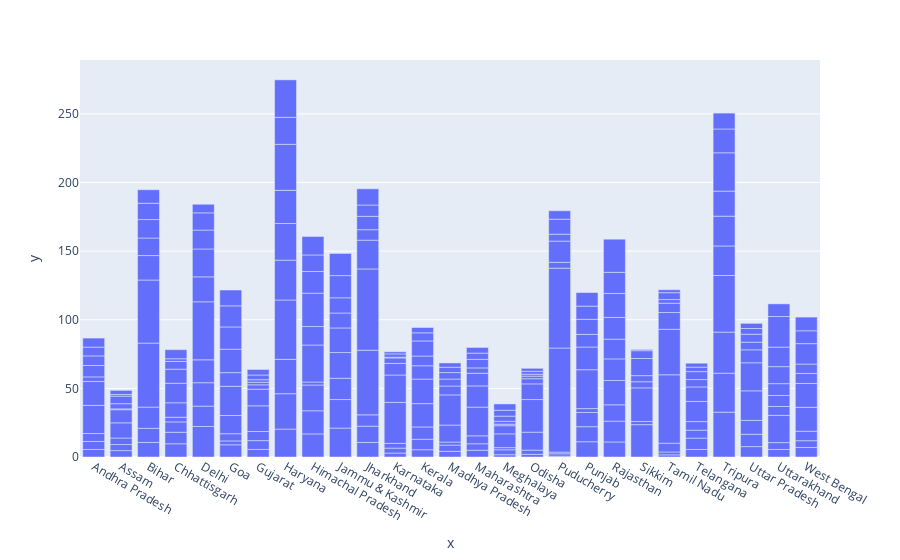

Here is the notebook cell this chart was saved with:
### Code cell
fig = px.bar(x=df['Region'],y=df['EstimatedUnemploymentRate'])
fig.show()

### Figure 1 — Plotly figure (JSON) as saved in the notebook; plotly's stock layout.template omitted (floating-point values rounded to 4 significant figures; data arrays with more than 128 entries replaced by an {"elided": "..."} marker saying what was removed)
{"data": [{"alignmentgroup": "True", "hovertemplate": "x=%{x}<br>y=%{y}<extra></extra>", "legendgroup": "", "marker": {"color": "#636efa", "pattern": {"shape": ""}}, "name": "", "offsetgroup": "", "orientation": "v", "showlegend": false, "textposition": "auto", "type": "bar", "x": {"elided": "267 str values"}, "xaxis": "x", "y": {"elided": "267 float values"}, "yaxis": "y"}], "layout": {"barmode": "relative", "legend": {"tracegroupgap": 0}, "margin": {"t": 60}, "xaxis": {"anchor": "y", "domain": [0, 1], "title": {"text": "x"}}, "yaxis": {"anchor": "x", "domain": [0, 1], "title": {"text": "y"}}}}
